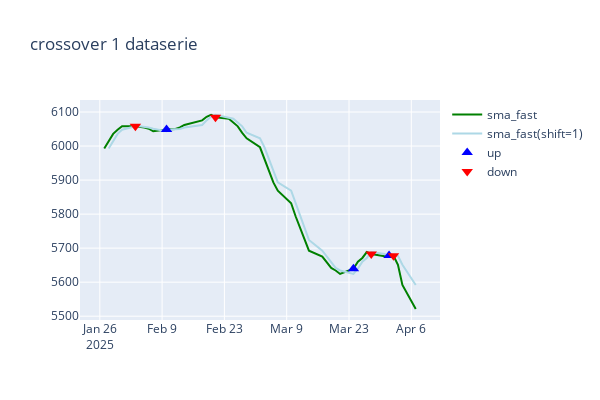

Notebook cell for this chart:
### Code cell
dfchart = df.iloc[-50:].copy()
dfchart["sma_crossover_marker"] = np.where(dfchart["sma_crossover"] == 1, dfchart["sma_fast"], None)
dfchart["sma_crossunder_marker"] = np.where(dfchart["sma_crossover"] == -1, dfchart["sma_fast"], None)

x = dfchart.index

fig = go.Figure()
fig.add_trace(go.Scatter(name="sma_fast", x=x, y=dfchart["sma_fast"], line=dict(color="green")))
fig.add_trace(go.Scatter(name="sma_fast(shift=1)", x=x, y=dfchart["sma_fast"].shift(1), line=dict(color="lightblue")))

fig.add_trace(go.Scatter(name="up", x=x, y=dfchart["sma_crossover_marker"], mode="markers", marker=dict(size=10, symbol="triangle-up", color="blue")))  # fmt: off
fig.add_trace(go.Scatter(name="down", x=x, y=dfchart["sma_crossunder_marker"], mode="markers", marker=dict(size=10, symbol="triangle-down", color="red")))  # fmt: off

fig.update_layout(width=600, height=400, title="crossover 1 dataserie")
fig.show()
